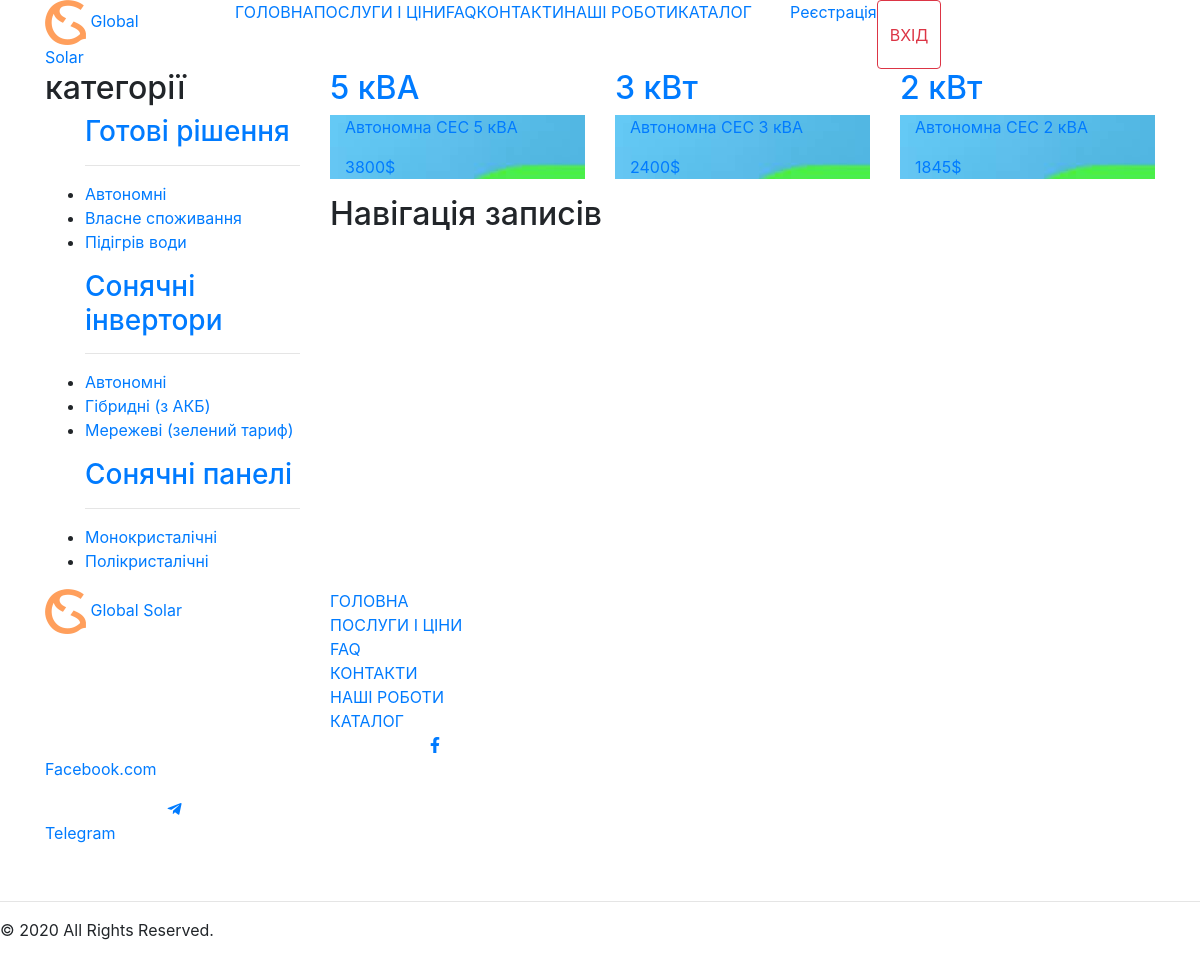
The page /catalog/Autonomous on the database its author committed.
### catalog/models.py (models this page shows, shortened)
class Catalog(models.Model):
    title = models.CharField(max_length=100)
    description = models.TextField(blank=True)
    catalog_type = models.CharField(max_length=30)
    power = models.CharField(max_length=30)
    price = models.IntegerField()
    made = models.CharField(max_length=50)
    weight = models.CharField(max_length=50)
    size = models.CharField(max_length=50)
    guarantee = models.CharField(max_length=50)
    is_published = models.BooleanField(default=True)
    photo_0 = models.ImageField(upload_to="photos/%Y/%m/%d/")
    photo_1 = models.ImageField(upload_to="photos/%Y/%m/%d/", blank=True)
    photo_2 = models.ImageField(upload_to="photos/%Y/%m/%d/", blank=True)
    photo_3 = models.ImageField(upload_to="photos/%Y/%m/%d/", blank=True)

### catalog/views.py (the view)
# urls.py: path('Autonomous', views.Autonomous, name="Autonomous"),
def Autonomous(request):
    SolarPanels = Catalog.objects.all().filter(catalog_type='Autonomous')
    paginator = Paginator(SolarPanels, 9)
    page_number = request.GET.get('page')
    page = paginator.get_page(page_number)
    context = {
        "SolarPanels": page,
    }
    return render(request, "pages/catalog/Autonomous.html", context)

### templates/pages/catalog/Autonomous.html (shortened to what this page needs)
{% extends 'base.html' %} {% load static %} {% block content %}
<div class="container-fluid bg-catalog">
  <div class="container catalog">
    <div class="row">
      <div class="col-3">
        <div class="col-12 category pl-0 pr-0">
          <div class="col-12 category_t p-0">
            <h2>категорії</h2>
          </div>
          <ul>
              <h3><a href="{% url 'ReadySolutions' %}">Готові рішення</a></h3>
              <hr />
              <li><a href="{% url 'Autonomous' %}">Автономні</a></li>
              <li><a href="{% url 'OwnConsumption' %}">Власне споживання</a></li>
              <li><a href="{% url 'WaterHeating' %}">Підігрів води</a></li>
            </ul>
            <ul>
              <h3><a href="{% url 'SolarInverters' %}">Сонячні інвертори</a></h3>
              <hr />
              <li><a href="{% url 'AutonomousInverters' %}">Автономні</a></li>
              <li><a href="{% url 'HybridInverters' %}">Гібридні (з АКБ)</a></li>
              <li><a href="{% url 'NetworkInverters' %}">Мережеві (зелений тариф)</a></li>
            </ul>
            <ul>
              <h3><a href="{% url 'SolarPanels' %}">Сонячні панелі</a></h3>
              <hr />
              <li><a href="{% url 'monocrystalline' %}">Монокристалічні</a></li>
              <li><a href="{% url 'polycrystalline' %}">Полікристалічні</a></li>
            </ul>
        </div>
      </div>
      <div class="catalog_tovaru col-9">
          {% if SolarPanels %}
        <div class="row">
            {% for product in SolarPanels %}
          <div class="col-4">
            <a href="{% url 'product' product.id  %}">
              <div class="price_black">
                <div class="col-12 price_black_top p-0">
                  <h2>{{ product.power }}</h2>
                </div>
                <div class="price_black_bottom col-12 p-0" style="background-image: url('{{ product.photo_0.url }}')">
                  <div class="bottom col-12">
                    <p class="info_catalog">{{ product.title }}</p>
                    <p class="price_catalog">{{ product.price }}$</p>
                  </div>
                </div>
              </div>
            </a>
          </div>
            {% endfor %}
        </div>
        <div class="row" id="pagin">
            <div class="col-12">
              <nav
                class="navigation pagination"
                role="navigation"
                aria-label="Навігація записів"
              >
                <h2 class="screen-reader-text">Навігація записів</h2>
              </nav>
            </div>
          </div>
      </div>
        {% else %}
            <div>Нічого не знайдено</div>
            {% endif %}
      </div>
    </div>
  </div>
{% endblock %}

### rows shown on the page
Catalog: power "5 кВА", photo_0 (picture), title "Автономна СЕС 5 кВА", price "3800"
Catalog: power "3 кВт", photo_0 (picture), title "Автономна СЕС 3 кВА", price "2400"
Catalog: power "2 кВт", photo_0 (picture), title "Автономна СЕС 2 кВА", price "1845"
